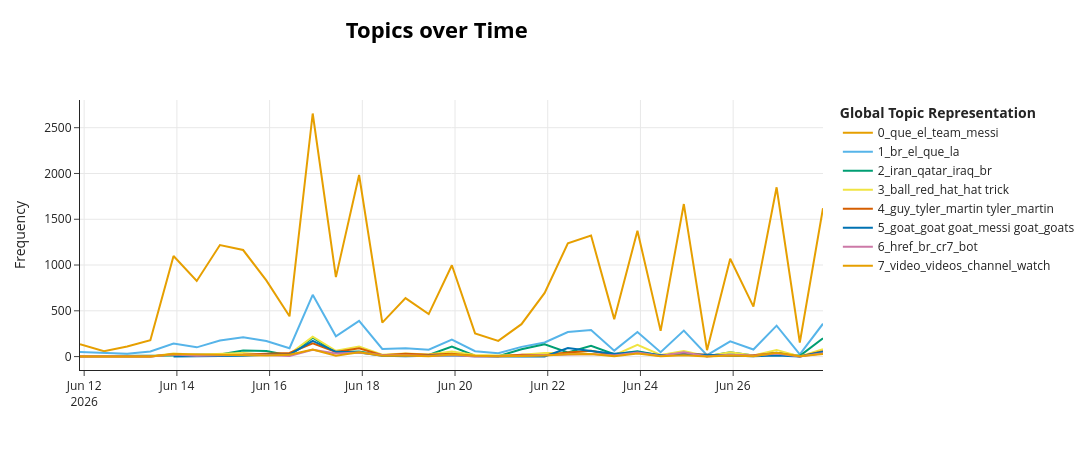

Write notebook code for a chart like this one.
### Markdown cell above
---

### 4. Evolución temporal de tópicos

BERTopic puede calcular cómo cambia la prevalencia de cada tópico en el tiempo. Con un solo partido, la granularidad disponible es la fecha/hora de publicación del comentario.

### Code cell
if df is not None and not df.empty and 'topic' in df.columns:
    import time as _time
    _t0 = _time.monotonic()

    # --- Ensure texts is in scope (re-extract from df if needed) ---
    if 'texts' not in dir() or texts is None:
        texts = df['text_clean'].tolist()

    timestamps_raw = df['published_at'] if 'published_at' in df.columns else df.get('created_utc', pd.Series([pd.NaT]*len(df)))
    timestamps = pd.to_datetime(timestamps_raw, errors='coerce')

    # Align texts and timestamps: keep only rows where BOTH are valid
    valid_mask = timestamps.notna() & df['text_clean'].notna()
    n_valid = valid_mask.sum()
    print(f"Comentarios con timestamp + texto valido: {n_valid}/{len(df)}")

    if n_valid > 10:
        try:
            # NOTE: BERTopic's topics_over_time requires docs matching the fitting data.
            # With nr_bins=20 and tuning=False, 20K+ docs complete in <10s.
            span_days = (timestamps[valid_mask].max() - timestamps[valid_mask].min()).total_seconds() / 86400
            nr_bins = max(20, min(int(span_days * 2), 48))
            print(f"Rango fechas: {span_days:.1f} dias, nr_bins={nr_bins}")

            tot_df = topics_over_time_df(
                model, texts, timestamps,
                nr_bins=nr_bins,
                global_tuning=False,
                evolution_tuning=False,
            )

            _elapsed = _time.monotonic() - _t0
            if not tot_df.empty:
                print(f"Evolucion temporal calculada: {tot_df.shape[0]} filas ({_elapsed:.1f}s)")
                try:
                    fig = model.visualize_topics_over_time(tot_df, top_n_topics=min(8, tot_df['Topic'].nunique()))
                    fig.show()
                except Exception as exc:
                    print(f"Visualizacion no disponible: {exc}")
                    display(tot_df.head(10))
            else:
                print("No se pudo calcular la evolucion temporal.")
        except Exception as exc:
            print(f"Evolucion temporal omitida (error): {exc}")
    else:
        print(f"Solo {n_valid} comentarios con timestamp valido — insuficiente.")

### Figure 1 — Plotly figure (JSON) as saved in the notebook; plotly's stock layout.template omitted (floating-point values rounded to 4 significant figures)
{"data": [{"hoverinfo": "text", "hovertext": ["<b>Topic 0</b><br>Words: méxico, mexico, mexicano, vamos, que", "<b>Topic 0</b><br>Words: méxico, mexico, cup, vamos, world cup", "<b>Topic 0</b><br>Words: paraguay, el, usa, en, que", "<b>Topic 0</b><br>Words: paraguay, que, el, en, unidos", "<b>Topic 0</b><br>Words: morocco, brazil, brasil, marruecos, team", "<b>Topic 0</b><br>Words: germany, brazil, curacao, que, morocco", "<b>Topic 0</b><br>Words: japan, germany, game, br, brazil", "<b>Topic 0</b><br>Words: verde, spain, cape, cape verde, españa", "<b>Topic 0</b><br>Words: spain, verde, germany, cape, cape verde", "<b>Topic 0</b><br>Words: world, cup, world cup, france, senegal", "<b>Topic 0</b><br>Words: messi, que, el, la, argentina", "<b>Topic 0</b><br>Words: messi, que, el, argentina, es", "<b>Topic 0</b><br>Words: england, kane, croatia, tuchel, team", "<b>Topic 0</b><br>Words: england, br, goal, world, cucho", "<b>Topic 0</b><br>Words: mexico, korea, game, south, korean", "<b>Topic 0</b><br>Words: mexico, korea, que, méxico, el", "<b>Topic 0</b><br>Words: haiti, brazil, team, turkey, paraguay", "<b>Topic 0</b><br>Words: turkey, paraguay, brazil, team, haiti", "<b>Topic 0</b><br>Words: brazil, la, que, alemania, el", "<b>Topic 0</b><br>Words: spain, yamal, world, goal, team", "<b>Topic 0</b><br>Words: verde, japan, uruguay, cape, cape verde", "<b>Topic 0</b><br>Words: messi, que, argentina, el, la", "<b>Topic 0</b><br>Words: messi, mbappe, argentina, world, france", "<b>Topic 0</b><br>Words: portugal, messi, ronaldo, uzbekistan, world", "<b>Topic 0</b><br>Words: ghana, england, team, br, colombia", "<b>Topic 0</b><br>Words: ghana, colombia, england, world, cup", "<b>Topic 0</b><br>Words: mexico, haiti, korea, south, game", "<b>Topic 0</b><br>Words: alemania, es, brasil, ecuador, pero", "<b>Topic 0</b><br>Words: ecuador, turkey, japan, team, alemania", "<b>Topic 0</b><br>Words: team, turkey, france, usa, norway", "<b>Topic 0</b><br>Words: uruguay, que, el, en, la", "<b>Topic 0</b><br>Words: que, ecuador, en, uruguay, se", "<b>Topic 0</b><br>Words: england, argentina, messi, br, que"], "marker": {"color": "#E69F00"}, "mode": "lines", "name": "0_que_el_team_messi", "type": "scatter", "x": ["2026-06-11T21:50:28.390000000", "2026-06-12T10:14:45.606060606", "2026-06-12T22:15:16.212121212", "2026-06-13T10:15:46.818181818", "2026-06-13T22:16:17.424242424", "2026-06-14T10:16:48.030303030", "2026-06-14T22:17:18.636363636", "2026-06-15T10:17:49.242424242", "2026-06-15T22:18:19.848484848", "2026-06-16T10:18:50.454545454", "2026-06-16T22:19:21.060606060", "2026-06-17T10:19:51.666666666", "2026-06-17T22:20:22.272727272", "2026-06-18T10:20:52.878787878", "2026-06-18T22:21:23.484848484", "2026-06-19T10:21:54.090909091", "2026-06-19T22:22:24.696969697", "2026-06-20T10:22:55.303030303", "2026-06-20T22:23:25.909090909", "2026-06-21T10:23:56.515151515", "2026-06-21T22:24:27.121212121", "2026-06-22T10:24:57.727272727", "2026-06-22T22:25:28.333333333", "2026-06-23T10:25:58.939393939", "2026-06-23T22:26:29.545454545", "2026-06-24T10:27:00.151515151", "2026-06-24T22:27:30.757575757", "2026-06-25T10:28:01.363636363", "2026-06-25T22:28:31.969696969", "2026-06-26T10:29:02.575757575", "2026-06-26T22:29:33.181818182", "2026-06-27T10:30:03.787878788", "2026-06-27T22:30:34.393939394"], "y": [135, 59, 111, 179, 1099, 826, 1218, 1164, 832, 440, 2655, 868, 1983, 371, 639, 464, 998, 253, 172, 354, 696, 1238, 1322, 409, 1374, 281, 1666, 70, 1069, 546, 1849, 154, 1621]}, {"hoverinfo": "text", "hovertext": ["<b>Topic 1</b><br>Words: que, día, dios, por, es", "<b>Topic 1</b><br>Words: voice, women, commentator, commentating, lady", "<b>Topic 1</b><br>Words: spanish, ja, unrest, cantor, hubieras", "<b>Topic 1</b><br>Words: br, br br, spanish, cantor, boast", "<b>Topic 1</b><br>Words: endrick, screamer, es, el, que", "<b>Topic 1</b><br>Words: el, en, en el, como, endrick", "<b>Topic 1</b><br>Words: commentary, mama, spanish, cerezo, commentary commentary", "<b>Topic 1</b><br>Words: cabo verde, cabo, verde, xsify4oqcd2t29sp54iasaw, 11ujg xsify4oqcd2t29sp54iasaw", "<b>Topic 1</b><br>Words: br, grass, grass br, feel, walk", "<b>Topic 1</b><br>Words: vazinha, vazinha br, br vazinha, los, los goles", "<b>Topic 1</b><br>Words: el, que, la, es, mejor", "<b>Topic 1</b><br>Words: que, el, es, la, lo", "<b>Topic 1</b><br>Words: robi, br, br stay, stay robi, sharing comment", "<b>Topic 1</b><br>Words: coming home, home, padre, coming, salud", "<b>Topic 1</b><br>Words: language, commentators, know language, commentator, dont", "<b>Topic 1</b><br>Words: la, spangled, spangled banner, star spangled, banner", "<b>Topic 1</b><br>Words: br, br br, god, sins, jesus", "<b>Topic 1</b><br>Words: jesús, crees, dios, br, que", "<b>Topic 1</b><br>Words: embarrassing, emotion, embarrassing rule, ref embarrassing, embarrassing announcement", "<b>Topic 1</b><br>Words: spanish, worship, cristo, telemundo, just", "<b>Topic 1</b><br>Words: commentators, fletch, sigue, commentator, just", "<b>Topic 1</b><br>Words: que, el, mejor, penal, el mejor", "<b>Topic 1</b><br>Words: el, racist, que, los, la", "<b>Topic 1</b><br>Words: fan, agarrense, olise cooking, el goleador, fran", "<b>Topic 1</b><br>Words: br, el, siuuu, br br, la", "<b>Topic 1</b><br>Words: blacks, curse, greatest time, rice, commentator", "<b>Topic 1</b><br>Words: aliens, los, el, los aliens, la", "<b>Topic 1</b><br>Words: principe, dios, asi fuera, ahí mucho, dear appreciate", "<b>Topic 1</b><br>Words: female, cope, love, river, river love", "<b>Topic 1</b><br>Words: comment, dembele, lol, se echaron, chocolate cake", "<b>Topic 1</b><br>Words: estrellas, la, que, muslera, se", "<b>Topic 1</b><br>Words: pero, copas, dejen, la, dicen", "<b>Topic 1</b><br>Words: que, es, el, la, crying"], "marker": {"color": "#56B4E9"}, "mode": "lines", "name": "1_br_el_que_la", "type": "scatter", "x": ["2026-06-11T21:50:28.390000000", "2026-06-12T10:14:45.606060606", "2026-06-12T22:15:16.212121212", "2026-06-13T10:15:46.818181818", "2026-06-13T22:16:17.424242424", "2026-06-14T10:16:48.030303030", "2026-06-14T22:17:18.636363636", "2026-06-15T10:17:49.242424242", "2026-06-15T22:18:19.848484848", "2026-06-16T10:18:50.454545454", "2026-06-16T22:19:21.060606060", "2026-06-17T10:19:51.666666666", "2026-06-17T22:20:22.272727272", "2026-06-18T10:20:52.878787878", "2026-06-18T22:21:23.484848484", "2026-06-19T10:21:54.090909091", "2026-06-19T22:22:24.696969697", "2026-06-20T10:22:55.303030303", "2026-06-20T22:23:25.909090909", "2026-06-21T10:23:56.515151515", "2026-06-21T22:24:27.121212121", "2026-06-22T10:24:57.727272727", "2026-06-22T22:25:28.333333333", "2026-06-23T10:25:58.939393939", "2026-06-23T22:26:29.545454545", "2026-06-24T10:27:00.151515151", "2026-06-24T22:27:30.757575757", "2026-06-25T10:28:01.363636363", "2026-06-25T22:28:31.969696969", "2026-06-26T10:29:02.575757575", "2026-06-26T22:29:33.181818182", "2026-06-27T10:30:03.787878788", "2026-06-27T22:30:34.393939394"], "y": [51, 37, 30, 56, 143, 101, 175, 211, 171, 92, 675, 221, 390, 84, 91, 76, 185, 59, 37, 106, 154, 268, 291, 65, 268, 48, 284, 16, 166, 77, 338, 24, 359]}, {"hoverinfo": "text", "hovertext": ["<b>Topic 2</b><br>Words: piojo, cuando, duraban nada, defiende el, cuando defiende", "<b>Topic 2</b><br>Words: make wc, billion, wc, barca, love", "<b>Topic 2</b><br>Words: ee uu, uu, ee, país, cheer american", "<b>Topic 2</b><br>Words: america, estados unidos, estados, unidos, los", "<b>Topic 2</b><br>Words: qatar, switzerland, arabs let, better delight, addressing guess", "<b>Topic 2</b><br>Words: country, country crazy, salvation, muslim, yall", "<b>Topic 2</b><br>Words: country, país, switzerland, colony countries, rlly giving", "<b>Topic 2</b><br>Words: egypt, qatar, asian cup, asian, lukaku", "<b>Topic 2</b><br>Words: egypt, arabia, gol arabia, el gol, gol", "<b>Topic 2</b><br>Words: ante iran, sombrero ante, quito el, iran, el sombrero", "<b>Topic 2</b><br>Words: iran, iraq, br, saudi, iranian", "<b>Topic 2</b><br>Words: iraq, iran, mundial, quiera, el mundial", "<b>Topic 2</b><br>Words: iraq, american, mundial, el mundial, americans", "<b>Topic 2</b><br>Words: iraq, technique, norwegian, world class, area goal", "<b>Topic 2</b><br>Words: gdl, freedom, uk, abreviativo, appreciated video", "<b>Topic 2</b><br>Words: qatar, retroceso, en qatar, fase grupos, grupos", "<b>Topic 2</b><br>Words: qatar, canada, world, cup, br", "<b>Topic 2</b><br>Words: qatar, cheaters, canada, belong wants, cheaters remain", "<b>Topic 2</b><br>Words: israel, country, shut pack, country justify, american shut", "<b>Topic 2</b><br>Words: iran, saudi, arabia, iranian, iraq", "<b>Topic 2</b><br>Words: iran, saudi, iranian, saudi arabia, arabia", "<b>Topic 2</b><br>Words: saudi, mundial, arabia, el mundial, el", "<b>Topic 2</b><br>Words: iran, iraq, jordan, egypt, rain", "<b>Topic 2</b><br>Words: egypt, flag, iraq, zamalek, brace mighty", "<b>Topic 2</b><br>Words: country, candidata ahora, jordan, candidata, una", "<b>Topic 2</b><br>Words: br, state, br br, br section, torture", "<b>Topic 2</b><br>Words: iran, luck iran, luck, br, good luck", "<b>Topic 2</b><br>Words: egypt, brought muslim, bur im, thanks egyptian, proud brought", "<b>Topic 2</b><br>Words: america, ecuador, country, americans, continent", "<b>Topic 2</b><br>Words: nationals, dé, br br, br, don", "<b>Topic 2</b><br>Words: mundial, muslim, se, en, más", "<b>Topic 2</b><br>Words: egipto, terceros, irán, ninguna, que", "<b>Topic 2</b><br>Words: iran, jordan, iranian, br, team"], "marker": {"color": "#009E73"}, "mode": "lines", "name": "2_iran_qatar_iraq_br", "type": "scatter", "x": ["2026-06-11T21:50:28.390000000", "2026-06-12T10:14:45.606060606", "2026-06-12T22:15:16.212121212", "2026-06-13T10:15:46.818181818", "2026-06-13T22:16:17.424242424", "2026-06-14T10:16:48.030303030", "2026-06-14T22:17:18.636363636", "2026-06-15T10:17:49.242424242", "2026-06-15T22:18:19.848484848", "2026-06-16T10:18:50.454545454", "2026-06-16T22:19:21.060606060", "2026-06-17T10:19:51.666666666", "2026-06-17T22:20:22.272727272", "2026-06-18T10:20:52.878787878", "2026-06-18T22:21:23.484848484", "2026-06-19T10:21:54.090909091", "2026-06-19T22:22:24.696969697", "2026-06-20T10:22:55.303030303", "2026-06-20T22:23:25.909090909", "2026-06-21T10:23:56.515151515", "2026-06-21T22:24:27.121212121", "2026-06-22T10:24:57.727272727", "2026-06-22T22:25:28.333333333", "2026-06-23T10:25:58.939393939", "2026-06-23T22:26:29.545454545", "2026-06-24T10:27:00.151515151", "2026-06-24T22:27:30.757575757", "2026-06-25T10:28:01.363636363", "2026-06-25T22:28:31.969696969", "2026-06-26T10:29:02.575757575", "2026-06-26T22:29:33.181818182", "2026-06-27T10:30:03.787878788", "2026-06-27T22:30:34.393939394"], "y": [4, 4, 11, 10, 12, 20, 22, 66, 61, 12, 206, 50, 56, 14, 13, 17, 109, 9, 5, 80, 135, 46, 119, 26, 57, 11, 41, 5, 46, 11, 43, 8, 199]}, {"hoverinfo": "text", "hovertext": ["<b>Topic 3</b><br>Words: resumen, roja, red, la roja, la", "<b>Topic 3</b><br>Words: 29, min, agradecido el, 29 extended, casi media", "<b>Topic 3</b><br>Words: flopping im, que serrar, serrar, serrar bien, card flopping", "<b>Topic 3</b><br>Words: debería que, que haber, haber sido, debería, sido", "<b>Topic 3</b><br>Words: speed, speed speed, yo speed, know speed, peles", "<b>Topic 3</b><br>Words: saw, dont, scoreline, waste, time", "<b>Topic 3</b><br>Words: yellow, yellow cards, cards, legally play, legally", "<b>Topic 3</b><br>Words: doku, penalty, box, doku got, tripped", "<b>Topic 3</b><br>Words: scoreline, contact, resumen, minutos, clearly does", "<b>Topic 3</b><br>Words: prediction, kid, predicted, minutes, 25 minutes", "<b>Topic 3</b><br>Words: hat, hat trick, trick, red, roja", "<b>Topic 3</b><br>Words: roja, red, red card, hat trick, trick", "<b>Topic 3</b><br>Words: penalty, ball, rules, hat trick, trick", "<b>Topic 3</b><br>Words: penalty, gabriel, gabriel penalty, attack, hat trick", "<b>Topic 3</b><br>Words: ball, defender, penalty, keeper, br", "<b>Topic 3</b><br>Words: ball, keeper, defender, carelessness, punch", "<b>Topic 3</b><br>Words: red, card, red card, br, shots", "<b>Topic 3</b><br>Words: target, diving, 30, didn 30, 30 target", "<b>Topic 3</b><br>Words: tan largos, largos, speed, official, song", "<b>Topic 3</b><br>Words: orange, bounds, red, shirts, orange shirts", "<b>Topic 3</b><br>Words: body, offside, defender, past defender, penalty", "<b>Topic 3</b><br>Words: hat, hat trick, trick, line actually, trick missed", "<b>Topic 3</b><br>Words: ball, weather, control, touch, hydration", "<b>Topic 3</b><br>Words: simpsons, hattrick, speed, box stops, 2018 ball", "<b>Topic 3</b><br>Words: pickford, penalty, red, ball, foul", "<b>Topic 3</b><br>Words: holds, offside, offsides, penalty, things", "<b>Topic 3</b><br>Words: ball, line, edge, edge line, referee", "<b>Topic 3</b><br>Words: muy regalada, foul eze, prefer shorter, shorter dont, time foul", "<b>Topic 3</b><br>Words: kick, ball, head, high, kick high", "<b>Topic 3</b><br>Words: correct score, trick, hatrick, correct, crazy dembouz", "<b>Topic 3</b><br>Words: red, red card, card, referee, hat", "<b>Topic 3</b><br>Words: reglamento, bestias que, concreto pero, dedican jugar, en concreto", "<b>Topic 3</b><br>Words: offside, la, es, importa se, engana era"], "marker": {"color": "#F0E442"}, "mode": "lines", "name": "3_ball_red_hat_hat trick", "type": "scatter", "x": ["2026-06-11T21:50:28.390000000", "2026-06-12T10:14:45.606060606", "2026-06-12T22:15:16.212121212", "2026-06-13T10:15:46.818181818", "2026-06-13T22:16:17.424242424", "2026-06-14T10:16:48.030303030", "2026-06-14T22:17:18.636363636", "2026-06-15T10:17:49.242424242", "2026-06-15T22:18:19.848484848", "2026-06-16T10:18:50.454545454", "2026-06-16T22:19:21.060606060", "2026-06-17T10:19:51.666666666", "2026-06-17T22:20:22.272727272", "2026-06-18T10:20:52.878787878", "2026-06-18T22:21:23.484848484", "2026-06-19T10:21:54.090909091", "2026-06-19T22:22:24.696969697", "2026-06-20T10:22:55.303030303", "2026-06-20T22:23:25.909090909", "2026-06-21T10:23:56.515151515", "2026-06-21T22:24:27.121212121", "2026-06-22T10:24:57.727272727", "2026-06-22T22:25:28.333333333", "2026-06-23T10:25:58.939393939", "2026-06-23T22:26:29.545454545", "2026-06-24T10:27:00.151515151", "2026-06-24T22:27:30.757575757", "2026-06-25T10:28:01.363636363", "2026-06-25T22:28:31.969696969", "2026-06-26T10:29:02.575757575", "2026-06-26T22:29:33.181818182", "2026-06-27T10:30:03.787878788", "2026-06-27T22:30:34.393939394"], "y": [7, 2, 2, 1, 34, 20, 30, 39, 19, 28, 218, 64, 111, 20, 33, 22, 56, 18, 12, 20, 40, 40, 65, 16, 128, 18, 62, 4, 46, 13, 73, 2, 81]}, {"hoverinfo": "text", "hovertext": ["<b>Topic 4</b><br>Words: quedó, chicago pero, aprovechó la, estaba nervioso, hables brian", "<b>Topic 4</b><br>Words: cristian martinolli, martinolli best, martinolli, tyler alan, alan smith", "<b>Topic 4</b><br>Words: le yega, yega, talones le, best bro, los talones", "<b>Topic 4</b><br>Words: injured, got injured, calf, lesionado, injury", "<b>Topic 4</b><br>Words: 170k, nga thinks, nga, thinks, injured", "<b>Topic 4</b><br>Words: knee, 0077yeah, 1970s vegas, aire al, armies dive", "<b>Topic 4</b><br>Words: ferran, 91, ferran torres, torres, 91 6yrs", "<b>Topic 4</b><br>Words: performance, ordinary, looks, ferran torres, guy", "<b>Topic 4</b><br>Words: flute, corden, james corden, violin, flute cele", "<b>Topic 4</b><br>Words: flute, guy, man, just, did flute", "<b>Topic 4</b><br>Words: wouldn, like, time hang, think time, guy", "<b>Topic 4</b><br>Words: anderson, just, best, like, rice", "<b>Topic 4</b><br>Words: anderson, guy, anderson score, bagyh don, bagyh", "<b>Topic 4</b><br>Words: tyler, martin tyler, martin, old, hes", "<b>Topic 4</b><br>Words: martin tyler, tyler, martin, commentating, surprise", "<b>Topic 4</b><br>Words: martin tyler, tyler, martin, energetic, legend", "<b>Topic 4</b><br>Words: bull poodle, came conclusion, doof, going thoroughly, like pit", "<b>Topic 4</b><br>Words: look closely, knee, closely, came knee, abajó los", "<b>Topic 4</b><br>Words: ferran, astro turf, alah, buddha shiva, career unfold", "<b>Topic 4</b><br>Words: torres, agree vozinha, aint devilla, blessing helped, prob need", "<b>Topic 4</b><br>Words: hes, guy, good, think, best", "<b>Topic 4</b><br>Words: greatest, maybe, don, doesn, care", "<b>Topic 4</b><br>Words: 22 wc, believe guy, country counts, chump, taking 22", "<b>Topic 4</b><br>Words: hes, believe, believe believe, bloody believe, bloody", "<b>Topic 4</b><br>Words: knows, 41 unbelievable, best bits, better calm, awareness iq", "<b>Topic 4</b><br>Words: mora, kid, vision, mora vision, kid mora", "<b>Topic 4</b><br>Words: 21, 21 better, allowed foot, aparte le, doint", "<b>Topic 4</b><br>Words: foot, age 21, absolutely injuries, better literally, excellent insurer", "<b>Topic 4</b><br>Words: torres, ferran, ferran torres, ferran ferran, right left", "<b>Topic 4</b><br>Words: knows, , , , ", "<b>Topic 4</b><br>Words: anderson, career, special, hes, anderson excellent"], "marker": {"color": "#D55E00"}, "mode": "lines", "name": "4_guy_tyler_martin tyler_martin", "type": "scatter", "x": ["2026-06-11T21:50:28.390000000", "2026-06-12T22:15:16.212121212", "2026-06-13T10:15:46.818181818", "2026-06-13T22:16:17.424242424", "2026-06-14T10:16:48.030303030", "2026-06-14T22:17:18.636363636", "2026-06-15T10:17:49.242424242", "2026-06-15T22:18:19.848484848", "2026-06-16T10:18:50.454545454", "2026-06-16T22:19:21.060606060", "2026-06-17T10:19:51.666666666", "2026-06-17T22:20:22.272727272", "2026-06-18T10:20:52.878787878", "2026-06-18T22:21:23.484848484", "2026-06-19T10:21:54.090909091", "2026-06-19T22:22:24.696969697", "2026-06-20T10:22:55.303030303", "2026-06-20T22:23:25.909090909", "2026-06-21T10:23:56.515151515", "2026-06-21T22:24:27.121212121", "2026-06-22T10:24:57.727272727", "2026-06-22T22:25:28.333333333", "2026-06-23T10:25:58.939393939", "2026-06-23T22:26:29.545454545", "2026-06-24T10:27:00.151515151", "2026-06-24T22:27:30.757575757", "2026-06-25T22:28:31.969696969", "2026-06-26T10:29:02.575757575", "2026-06-26T22:29:33.181818182", "2026-06-27T10:30:03.787878788", "2026-06-27T22:30:34.393939394"], "y": [2, 2, 2, 26, 12, 17, 19, 30, 39, 146, 51, 90, 15, 31, 19, 31, 7, 4, 19, 14, 45, 63, 11, 41, 11, 31, 9, 14, 40, 1, 58]}, {"hoverinfo": "text", "hovertext": ["<b>Topic 5</b><br>Words: wake live, horse wake, live past, wake, dark horse", "<b>Topic 5</b><br>Words: barrio varias, caso vive, broma es, calling morocco, encontramos tocándole", "<b>Topic 5</b><br>Words: slim dog, shepherd, goat slim, german shepherd, dog kitchen", "<b>Topic 5</b><br>Words: dark, dark horses, horses, dark horse, horse", "<b>Topic 5</b><br>Words: goats, goat, want, ask, diced world", "<b>Topic 5</b><br>Words: goats, goat, people, eat, realize people", "<b>Topic 5</b><br>Words: goat, goat goat, messi, messi goat, real goat", "<b>Topic 5</b><br>Words: goat, goat goat, bro goat, goat messi, true goat", "<b>Topic 5</b><br>Words: goat, goat goat, messi goat, real goat, goats", "<b>Topic 5</b><br>Words: goat, english goat, goat messi, messi goat, footbul goat", "<b>Topic 5</b><br>Words: goat goat, goat, amargado wey, perro amargado, wey todo", "<b>Topic 5</b><br>Words: dark, horse, dark horses, horses, dark horse", "<b>Topic 5</b><br>Words: horse, dark, supposed dark, animals turkey, believe supposed", "<b>Topic 5</b><br>Words: vinicues key, key point, point match, vinicues, match assist", "<b>Topic 5</b><br>Words: mule born, born barn, barn isn, isn cow, mule", "<b>Topic 5</b><br>Words: usa dark, fit manages, france usa, lamine goat, score lamine", "<b>Topic 5</b><br>Words: goat, messi goat, messi, goat goat, goat messi", "<b>Topic 5</b><br>Words: goat, messi goat, goat goat, messi, viking", "<b>Topic 5</b><br>Words: goat, goats, messi goat, messi, camel", "<b>Topic 5</b><br>Words: goat, messi goat, cabra, messi, ronaldo", "<b>Topic 5</b><br>Words: goat, goats, goat goat, animal football, compeditive", "<b>Topic 5</b><br>Words: goat, cr7 goat, cr7, perros, goat cr7", "<b>Topic 5</b><br>Words: goat, hasn, embarassed younger, brought goat, c1u funny", "<b>Topic 5</b><br>Words: viking, need known, known football, jungle, superior jungle", "<b>Topic 5</b><br>Words: goat, viking, mad, dembele, crown viking", "<b>Topic 5</b><br>Words: ecuador actually, match ecuador, actually looked, like dark, dark horse", "<b>Topic 5</b><br>Words: goat, messi goat, messi, goat debate, debate"], "marker": {"color": "#0072B2"}, "mode": "lines", "name": "5_goat_goat goat_messi goat_goats", "type": "scatter", "x": ["2026-06-13T22:16:17.424242424", "2026-06-14T10:16:48.030303030", "2026-06-14T22:17:18.636363636", "2026-06-15T10:17:49.242424242", "2026-06-15T22:18:19.848484848", "2026-06-16T10:18:50.454545454", "2026-06-16T22:19:21.060606060", "2026-06-17T10:19:51.666666666", "2026-06-17T22:20:22.272727272", "2026-06-18T10:20:52.878787878", "2026-06-18T22:21:23.484848484", "2026-06-19T22:22:24.696969697", "2026-06-20T10:22:55.303030303", "2026-06-20T22:23:25.909090909", "2026-06-21T10:23:56.515151515", "2026-06-21T22:24:27.121212121", "2026-06-22T10:24:57.727272727", "2026-06-22T22:25:28.333333333", "2026-06-23T10:25:58.939393939", "2026-06-23T22:26:29.545454545", "2026-06-24T10:27:00.151515151", "2026-06-24T22:27:30.757575757", "2026-06-25T22:28:31.969696969", "2026-06-26T10:29:02.575757575", "2026-06-26T22:29:33.181818182", "2026-06-27T10:30:03.787878788", "2026-06-27T22:30:34.393939394"], "y": [1, 3, 4, 8, 21, 21, 171, 52, 44, 10, 4, 15, 5, 1, 2, 2, 93, 62, 30, 50, 14, 25, 5, 3, 13, 1, 53]}, {"hoverinfo": "text", "hovertext": ["<b>Topic 6</b><br>Words: f7p bien, descerebrado f7p, f7pno, escribir descerebrado, f7p", "<b>Topic 6</b><br>Words: ai look, baits, baits espn, creator looking, clicks baits", "<b>Topic 6</b><br>Words: p2, fuerte usa, que p2, ve muy, usa que", "<b>Topic 6</b><br>Words: href, pogba, pogba href, bot, r9", "<b>Topic 6</b><br>Words: href, 11ujg ksify6lzfolm6akanydqag, ksify6lzfolm6akanydqag, href uckszu2wh9gy1mb0dv, uckszu2wh9gy1mb0dv 11ujg", "<b>Topic 6</b><br>Words: href, xsify4oqcd2t29sp54iasaw, 11ujg xsify4oqcd2t29sp54iasaw, xsify4oqcd2t29sp54iasaw href, 11ujg", "<b>Topic 6</b><br>Words: bot, href, aggressive celebration, ago 27, bot im", "<b>Topic 6</b><br>Words: br, href, gk br, br br, 23 br", "<b>Topic 6</b><br>Words: href, comment jumbled, chatgpt like, href sorry, href lil", "<b>Topic 6</b><br>Words: href, 11ujg, href uckszu2wh9gy1mb0dv, uckszu2wh9gy1mb0dv, uckszu2wh9gy1mb0dv 11ujg", "<b>Topic 6</b><br>Words: href, cr7, ni, br, por la", "<b>Topic 6</b><br>Words: href, br, uckszu2wh9gy1mb0dv, uckszu2wh9gy1mb0dv 11ujg, href uckszu2wh9gy1mb0dv", "<b>Topic 6</b><br>Words: href, trent, href trent, official, br href", "<b>Topic 6</b><br>Words: br, href, 10 br, gk br, br br", "<b>Topic 6</b><br>Words: bot, href, corn, equally bad, corn bot", "<b>Topic 6</b><br>Words: br, href, 13 br, br br, gk br", "<b>Topic 6</b><br>Words: h2h, , , , ", "<b>Topic 6</b><br>Words: href, href es, href href, amañado verdad, elanga href", "<b>Topic 6</b><br>Words: href, epstein clan, 2sify8vig8z96alulydqdq href, beauty pass, clan", "<b>Topic 6</b><br>Words: br, href, ksify6lzfolm6akanydqag href, 11ujg ksify6lzfolm6akanydqag, ksify6lzfolm6akanydqag", "<b>Topic 6</b><br>Words: cr7, href, br cm, br cb, penal robado", "<b>Topic 6</b><br>Words: br, cr7, href, steven, bot", "<b>Topic 6</b><br>Words: cr7, cr7 cr7, cr7 el, awoken, cr7 awoken", "<b>Topic 6</b><br>Words: href, cr7, br, nombre cr7, general mbappe", "<b>Topic 6</b><br>Words: buzz lightyear, creating shorts, demo mode, reset buzz, lightyear demo", "<b>Topic 6</b><br>Words: href, ai, href href, bot, awful", "<b>Topic 6</b><br>Words: ai wtf, wtf, ai, , ", "<b>Topic 6</b><br>Words: br, href, br lee, 13 br, lee", "<b>Topic 6</b><br>Words: ear, href, clickbait href, dembele huh, href fooled", "<b>Topic 6</b><br>Words: bot, ago pfp, pfp, href, months ago", "<b>Topic 6</b><br>Words: fff, ai, ai friends, ai things, connected fff", "<b>Topic 6</b><br>Words: href, ai, min br, min, br pape"], "marker": {"color": "#CC79A7"}, "mode": "lines", "name": "6_href_br_cr7_bot", "type": "scatter", "x": ["2026-06-11T21:50:28.390000000", "2026-06-12T10:14:45.606060606", "2026-06-13T10:15:46.818181818", "2026-06-13T22:16:17.424242424", "2026-06-14T10:16:48.030303030", "2026-06-14T22:17:18.636363636", "2026-06-15T10:17:49.242424242", "2026-06-15T22:18:19.848484848", "2026-06-16T10:18:50.454545454", "2026-06-16T22:19:21.060606060", "2026-06-17T10:19:51.666666666", "2026-06-17T22:20:22.272727272", "2026-06-18T10:20:52.878787878", "2026-06-18T22:21:23.484848484", "2026-06-19T10:21:54.090909091", "2026-06-19T22:22:24.696969697", "2026-06-20T10:22:55.303030303", "2026-06-20T22:23:25.909090909", "2026-06-21T10:23:56.515151515", "2026-06-21T22:24:27.121212121", "2026-06-22T10:24:57.727272727", "2026-06-22T22:25:28.333333333", "2026-06-23T10:25:58.939393939", "2026-06-23T22:26:29.545454545", "2026-06-24T10:27:00.151515151", "2026-06-24T22:27:30.757575757", "2026-06-25T10:28:01.363636363", "2026-06-25T22:28:31.969696969", "2026-06-26T10:29:02.575757575", "2026-06-26T22:29:33.181818182", "2026-06-27T10:30:03.787878788", "2026-06-27T22:30:34.393939394"], "y": [2, 5, 1, 23, 10, 17, 19, 17, 6, 74, 33, 44, 17, 15, 7, 17, 1, 5, 11, 11, 19, 29, 13, 45, 6, 46, 2, 21, 8, 34, 2, 37]}, {"hoverinfo": "text", "hovertext": ["<b>Topic 7</b><br>Words: caso ya, disfrutaré al, disfrutaré, cómo van, lo disfrutaré", "<b>Topic 7</b><br>Words: don broadcasting, rights wow, wow channel, broadcasting rights, channel sucks", "<b>Topic 7</b><br>Words: telemundo, sabía, al verlo, video todavía, watching sacramento", "<b>Topic 7</b><br>Words: video, tv, peter, post video, sí ver", "<b>Topic 7</b><br>Words: video, videos, peter, old video, fake video", "<b>Topic 7</b><br>Words: video, come watch, peter drury, drury, peter", "<b>Topic 7</b><br>Words: video, cinema, videos, adquirir derechos, adquirir", "<b>Topic 7</b><br>Words: video, calidad los, calidad, watch, fun casual", "<b>Topic 7</b><br>Words: video, cinema, watching, youtube, videos", "<b>Topic 7</b><br>Words: video, el video, este video, youtube, el", "<b>Topic 7</b><br>Words: video, appreciate, cool, appreciate video, buttons", "<b>Topic 7</b><br>Words: video, channel, youtube, footage, watch", "<b>Topic 7</b><br>Words: songs, video, 442oons doesnt, dangle, british steve", "<b>Topic 7</b><br>Words: video, peter, 2006 truly, accion, 56 offside", "<b>Topic 7</b><br>Words: vídeo, algo está, borrosa, borrosa es, bien pnch", "<b>Topic 7</b><br>Words: 1080p, video, la resolucion, 4k se, resolucion", "<b>Topic 7</b><br>Words: video, channel, channel watched, boring bad, channel impressive", "<b>Topic 7</b><br>Words: barata martinoli, como ronca, telemundo menos, televisa la, ronca", "<b>Topic 7</b><br>Words: video, enjoyed second, screen, enjoyed, min", "<b>Topic 7</b><br>Words: ksa offense, ksa, diario, tenemos, offense", "<b>Topic 7</b><br>Words: videos, los videos, video, watch, clips", "<b>Topic 7</b><br>Words: video, channel, old youtuber, 60fps, 41 year", "<b>Topic 7</b><br>Words: video, 25 video, video zero, entertainment guaranteed, jarring", "<b>Topic 7</b><br>Words: video, videos, peter, videos diarios, diarios", "<b>Topic 7</b><br>Words: peter dury, dury, peter, br showing, dury commentating", "<b>Topic 7</b><br>Words: video, outstanding come, watch, come watch, outstanding", "<b>Topic 7</b><br>Words: amazing deserves, video amazing, deserves recognition, recognition, deserves", "<b>Topic 7</b><br>Words: video, cinema, highlights, channel, cinema way", "<b>Topic 7</b><br>Words: clips making, unsubscribe channel, engañes la, engañes, disque resúmen", "<b>Topic 7</b><br>Words: video, youtube, vídeo, el video, el", "<b>Topic 7</b><br>Words: shame, 20 like, definitely wrote, description video, shame shameless", "<b>Topic 7</b><br>Words: video, footage, videos, peter, el video"], "marker": {"color": "#E69F00"}, "mode": "lines", "name": "7_video_videos_channel_watch", "type": "scatter", "x": ["2026-06-11T21:50:28.390000000", "2026-06-12T10:14:45.606060606", "2026-06-13T10:15:46.818181818", "2026-06-13T22:16:17.424242424", "2026-06-14T10:16:48.030303030", "2026-06-14T22:17:18.636363636", "2026-06-15T10:17:49.242424242", "2026-06-15T22:18:19.848484848", "2026-06-16T10:18:50.454545454", "2026-06-16T22:19:21.060606060", "2026-06-17T10:19:51.666666666", "2026-06-17T22:20:22.272727272", "2026-06-18T10:20:52.878787878", "2026-06-18T22:21:23.484848484", "2026-06-19T10:21:54.090909091", "2026-06-19T22:22:24.696969697", "2026-06-20T10:22:55.303030303", "2026-06-20T22:23:25.909090909", "2026-06-21T10:23:56.515151515", "2026-06-21T22:24:27.121212121", "2026-06-22T10:24:57.727272727", "2026-06-22T22:25:28.333333333", "2026-06-23T10:25:58.939393939", "2026-06-23T22:26:29.545454545", "2026-06-24T10:27:00.151515151", "2026-06-24T22:27:30.757575757", "2026-06-25T10:28:01.363636363", "2026-06-25T22:28:31.969696969", "2026-06-26T10:29:02.575757575", "2026-06-26T22:29:33.181818182", "2026-06-27T10:30:03.787878788", "2026-06-27T22:30:34.393939394"], "y": [2, 2, 2, 29, 25, 26, 15, 12, 19, 76, 10, 48, 8, 12, 5, 22, 9, 3, 7, 11, 25, 27, 5, 35, 5, 15, 1, 11, 3, 43, 4, 29]}], "layout": {"height": 450, "hoverlabel": {"bgcolor": "white", "font": {"family": "Rockwell", "size": 16}}, "legend": {"title": {"text": "<b>Global Topic Representation"}}, "title": {"font": {"color": "Black", "size": 22}, "text": "<b>Topics over Time</b>", "x": 0.4, "xanchor": "center", "y": 0.95, "yanchor": "top"}, "width": 1250, "xaxis": {"showgrid": true}, "yaxis": {"showgrid": true, "title": {"text": "Frequency"}}}}
